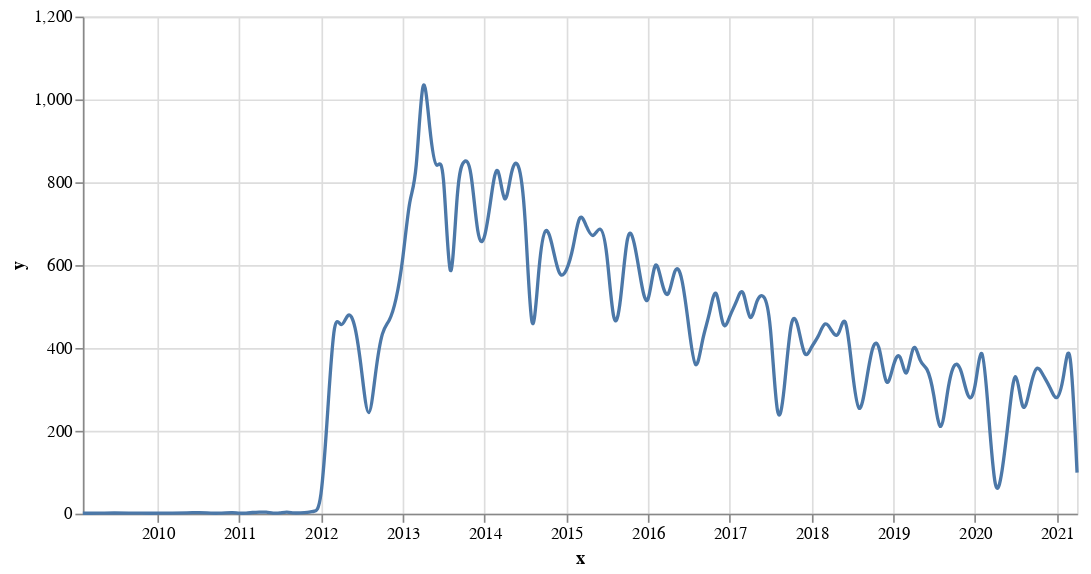

The notebook cell saved with this chart:
### Code cell
import altair as alt
import pandas as pd
import numpy as np

np.random.seed(42)
source = pd.DataFrame(np.cumsum(np.random.randn(100, 3), 0).round(2),
                    columns=['A', 'B', 'C'], index=pd.RangeIndex(100, name='x'))
source = source.reset_index().melt('x', var_name='category', value_name='y')
source = source[source.category == "A"]
source = df_dates_cn_inter


# Create a selection that chooses the nearest point & selects based on x-value
nearest = alt.selection(type='single', nearest=True, on='mouseover',
                        fields=['x'], empty='none')

# The basic line
line = alt.Chart(source).mark_line(interpolate='basis').encode(
    x='x:T',
    y='y:Q'
)

# Transparent selectors across the chart. This is what tells us
# the x-value of the cursor
selectors = alt.Chart(source).mark_point().encode(
    x='x:T',
    opacity=alt.value(0),
).add_selection(
    nearest
)

# Draw points on the line, and highlight based on selection
points = line.mark_point().encode(
    opacity=alt.condition(nearest, alt.value(1), alt.value(0))
)

# Draw text labels near the points, and highlight based on selection
text = line.mark_text(align='left', dx=2, dy=-2).encode(
    text=alt.condition(nearest, 'x:T', alt.value(' '))
)

# Draw a rule at the location of the selection
rules = alt.Chart(source).mark_rule(color='gray').encode(
    x='x:T',
).transform_filter(
    nearest
)

# Put the five layers into a chart and bind the data
alt.layer(
    line, selectors, points, rules, text
).properties(
    width=600, height=300
)

### Figure 1 — Vega-Lite specification as saved in the notebook (floating-point values rounded to 4 significant figures; data arrays with more than 128 entries replaced by an {"elided": "..."} marker saying what was removed)
{"config": {"view": {"continuousWidth": 400, "continuousHeight": 300}}, "layer": [{"mark": {"type": "line", "interpolate": "basis"}, "encoding": {"x": {"type": "temporal", "field": "x"}, "y": {"type": "quantitative", "field": "y"}}}, {"mark": "point", "encoding": {"opacity": {"value": 0}, "x": {"type": "temporal", "field": "x"}}, "selection": {"selector023": {"type": "single", "nearest": true, "on": "mouseover", "fields": ["x"], "empty": "none"}}}, {"mark": "point", "encoding": {"opacity": {"condition": {"value": 1, "selection": "selector023"}, "value": 0}, "x": {"type": "temporal", "field": "x"}, "y": {"type": "quantitative", "field": "y"}}}, {"mark": {"type": "rule", "color": "gray"}, "encoding": {"x": {"type": "temporal", "field": "x"}}, "transform": [{"filter": {"selection": "selector023"}}]}, {"mark": {"type": "text", "align": "left", "dx": 2, "dy": -2}, "encoding": {"text": {"condition": {"type": "temporal", "field": "x", "selection": "selector023"}, "value": " "}, "x": {"type": "temporal", "field": "x"}, "y": {"type": "quantitative", "field": "y"}}}], "data": {"name": "data-9fefb386d9f76689b2b3d17c302b9761"}, "height": 300, "width": 600, "$schema": "https://vega.github.io/schema/vega-lite/v4.8.1.json", "datasets": {"data-9fefb386d9f76689b2b3d17c302b9761": {"elided": "136 records"}}}
